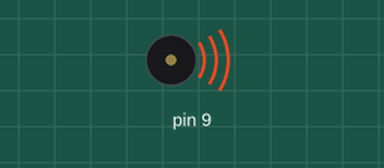
Bench run of a sketch on a simulated Arduino Uno, built with avr-gcc and run on an emulated ATmega328P. Shown: buzzer (waves = sounding).

Above: at 0.1 s.
At 4.4 s:
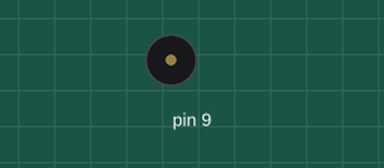
Timing chart, 0 to 5.9 s (numbered marks = the images above):
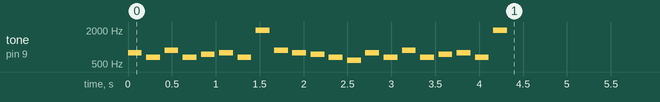

The sketch:

l_theme.ino
```cpp
/* UNIVERSIDADE FEDERAL RURAL DO SEMI-ARIDO
   CENTRO DE CIENCIAS EXATAS E NATURAIS - CCEN
   ===== FISICA, MUSICA E ROBÓTICA =====
   Musica: L's Theme
   */

int c2 = 65, d2 = 73, e2 = 82, fS2 = 93, g2 = 98, a2 = 110, b2 = 247;

// COMPASSO: 4/4
float andamento = 72;
// tempo do compasso(s) = 240 / andamento
float tempo = (240 / andamento) * 1000;


// notas na melodia:
int melodia[] = {
  g2,e2,a2,e2,  fS2,g2,e2,b2,
  a2,g2,fS2,e2, d2,g2,e2,a2,
  e2,fS2,g2,e2, b2
};

// duracoes das notas: 4 = quarto de tempo, 8 = oitavo de tempo, etc.:
int duracaoNotas[] = {
  8,8,8,8, 8,8,8,8,
  8,8,8,8, 8,8,8,8,
  8,8,8,8, 8
};

void setup() {
  // itera as notas das melodias:
  for (int nota = 0; nota < 21; nota++) {
    // para calcular a duracao da nota, utilizaremos um segundo
    // dividido pelo tipo da nota.
    // ex. tempo = 1000:
    // quarto de tempo = 1000 / 4, oitavo de tempo = 1000/8, etc.
    int duracaoNota = tempo / (duracaoNotas[nota]*2);
    tone(9, 8*melodia[nota], duracaoNota - 50);

    // para distinguir as notas, reduziremos o tempo de nota tocado,
    // porem o tempo até o próxima nota se manterá.
    int pausaEntreNotas = duracaoNota;
    delay(pausaEntreNotas);
    // parar a funcao tone:
    noTone(9);
  }
}

void loop() {
  // nao precisa repetir a melodia.
}
```
